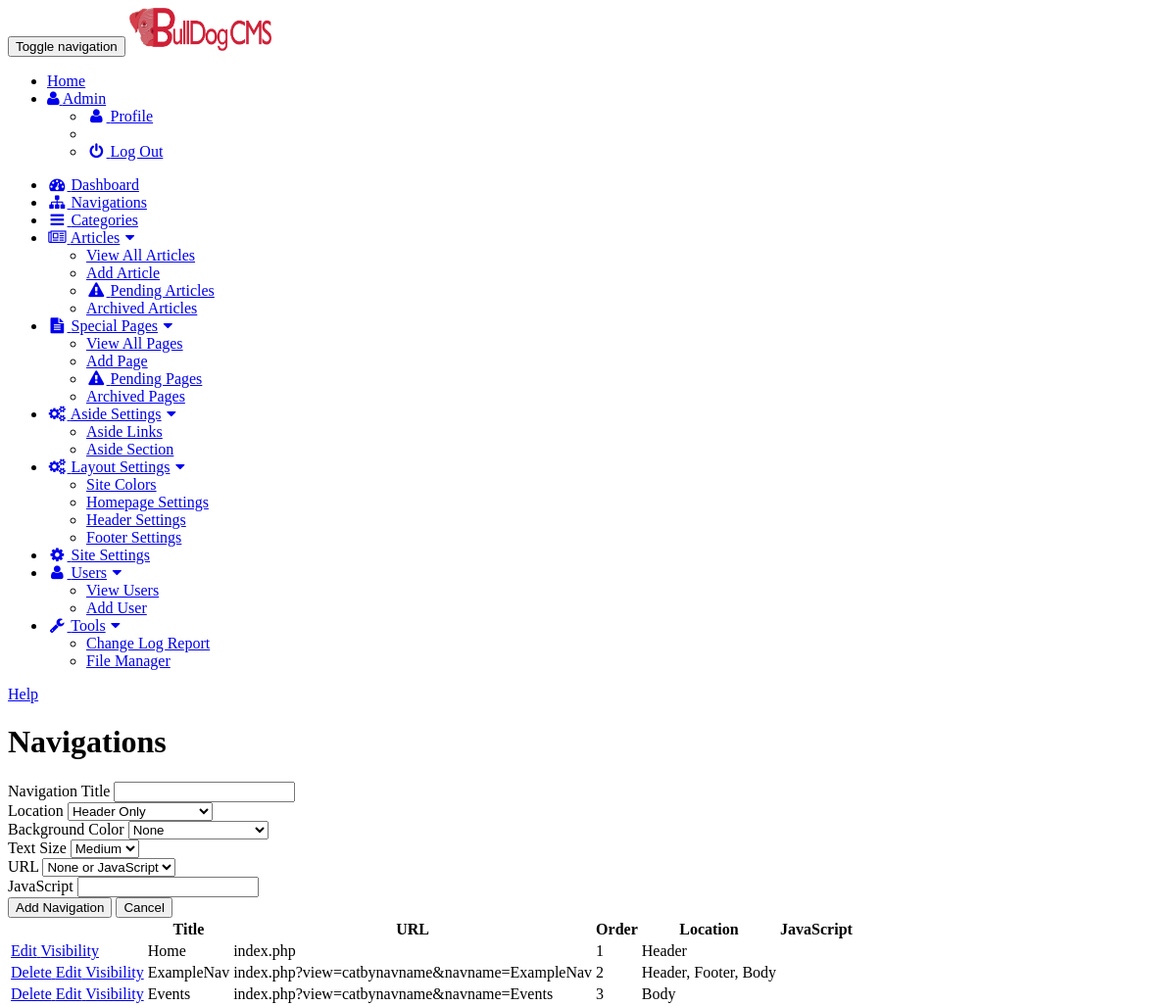
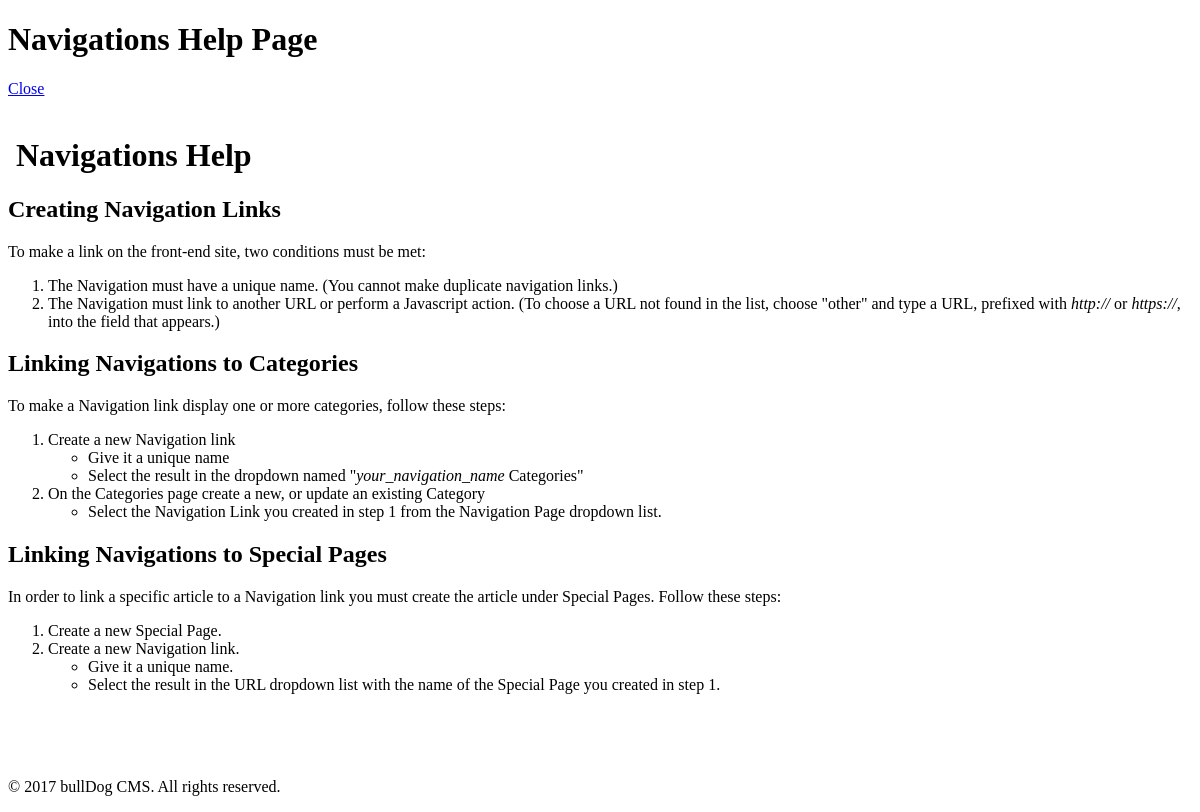
The page /bulldogcms/admin/index.php?view=navigations (signed in) on the database its author committed (2 pictures, top to bottom).
### tables this page shows
CREATE TABLE IF NOT EXISTS `navigations` (
  `navigationID` int(10) NOT NULL AUTO_INCREMENT,
  `navigationName` varchar(50) NOT NULL,
  `navigationURL` varchar(200) NOT NULL,
  `navigationLocation` tinyint(1) NOT NULL,
  `navigationOrder` int(2) NOT NULL,
  `navButtonColor` varchar(50) DEFAULT NULL,
  `navButtonSize` varchar(50) DEFAULT NULL,
  `navigationVisible` tinyint(1) NOT NULL,
  `navJavaScript` varchar(100) DEFAULT NULL,
  PRIMARY KEY (`navigationID`)
);

CREATE TABLE IF NOT EXISTS `helpPages` (
  `helpPageID` int(10) NOT NULL AUTO_INCREMENT,
  `helpPageTitle` varchar(255) NOT NULL,
  `helpPageContent` text NOT NULL,
  PRIMARY KEY (`helpPageID`)
);

### bulldogcms/admin/includes/functions/adminFunctionsNavigations.php (the view, shortened to what this page needs)
                <?php
function listNavigations() {
    global $connection;
    $siteSettingsQuery = "SELECT * FROM siteSettings WHERE siteSettingID = '1'";
    $selectSiteSettings = mysqli_query($connection, $siteSettingsQuery);
    while($row = mysqli_fetch_assoc($selectSiteSettings)) {
        $perPage = $row['paginationLength'];
    }
    if (isset($_GET['page'])){
        $page = $_GET['page'];
    }
    else {
        $page = 1;
    }
    if($page == "" || $page == 1){
        $page1 = 0;
    }
    else {
        $page1 = ($page * $perPage) - $perPage;
    }
    $query = "SELECT * FROM navigations ORDER BY navigationOrder LIMIT $page1, $perPage";
    $selectNavigations = mysqli_query($connection, $query);
    while($row = mysqli_fetch_assoc($selectNavigations)) {
        $navigationID = $row['navigationID'];
        $navigationName = htmlentities($row['navigationName'], ENT_QUOTES, 'UTF-8');
        $navigationURL = htmlentities($row['navigationURL'], ENT_QUOTES, 'UTF-8');
        $navigationOrder = $row['navigationOrder'];
        $navigationVisible = $row['navigationVisible'];
        $navigationLocation = $row['navigationLocation'];
        $navJavaScript = $row['navJavaScript'];
        echo "<tr>";
        echo "<td>";
        if($navigationID  != '1'){
            echo   "<a href ='index.php?view=navigations&delete={$navigationID}&name={$navigationName}' data-toggle='tooltip' title='Delete'
                onClick=\"javascript:return confirm('Are you sure you want to delete this?');\">
			<span class='glyphicon glyphicon-trash'></span><span class='sr-only'>Delete</span></a>";}
        echo "<a href ='index.php?view=navedit&edit={$navigationID}&name={$navigationName}' data-toggle='tooltip' title='Edit'>
	        <span class='glyphicon glyphicon-pencil'></span><span class='sr-only'>Edit</span></a>";
        if ($navigationVisible == '0'){
            echo "<a href='index.php?view=navigations&setvisibleyes={$navigationID}&name={$navigationName}' data-toggle='tooltip' title='Turn Visibility ON'>
            <span class='glyphicon glyphicon-eye-close'></span><span class='sr-only'>Visibility</span></a></td>";
        }else{
            echo "<a href='index.php?view=navigations&setvisibleno={$navigationID}&name={$navigationName}' data-toggle='tooltip' title='Turn Visibility OFF'>
            <span class='glyphicon glyphicon-eye-open'></span><span class='sr-only'>Visibility</span></a></td>";
        }
        echo "<td>{$navigationName}</td>";
        echo "<td>{$navigationURL}</td>";
        echo "<td>{$navigationOrder}</td>";
        if ($navigationLocation == "1"){
            echo "<td>Header</td>";
        }
        elseif ($navigationLocation == "2"){
            echo "<td>Header, Footer</td>";
        }
        elseif ($navigationLocation == "3") {
            echo "<td>Header, Footer, Body</td>";
        }
        elseif ($navigationLocation == "4") {
            echo "<td>Body</td>";
        }
        elseif ($navigationLocation == "5") {
            echo "<td>Footer</td>";
        }
        else {
            echo "<td>$navigationLocation</td>";
        }
        echo "<td>{$navJavaScript}</td>";
        echo "</tr>";
    }
}
            ?>

### bulldogcms/admin/includes/functions/adminFunctionsHelpPages.php (shortened to what this page needs)
<?php
function helpPageView($helpPageID) {
    global $connection;
    echo "<div class='cd-panel from-right'>";
    $query = "SELECT * FROM helpPages WHERE helpPageID = $helpPageID ";
    $selectHelpPages = mysqli_query($connection, $query);
    while($row = mysqli_fetch_assoc($selectHelpPages)) {
        $helpPageTitle = $row['helpPageTitle'];
        $helpPageContent = $row['helpPageContent'];
    }
    ?>
    <header class="cd-panel-header">
        <h1><?php echo $helpPageTitle ?></h1>
        <a href="#0" class="cd-panel-close">Close</a>
    </header>
    <div class="cd-panel-container">
        <div class="cd-panel-content">
            <div class="row">
                <div class="col-xs-12 dont-break-out">
                    <?php echo $helpPageContent?>
                </div>
            </div>
        </div>
    </div>
    </div>
<?php mysqli_close($connection);
}
        ?>

### rows shown on the page
navigations: navigationName "Home", navigationURL "index.php", navigationOrder "1", navigationLocation "Header"
navigations: navigationName "ExampleNav", navigationURL "index.php?view=catbynavname&navname=ExampleNav", navigationOrder "2", navigationLocation "Header, Footer, Body"
navigations: navigationName "Events", navigationURL "index.php?view=catbynavname&navname=Events", navigationOrder "3", navigationLocation "Body"
helppages: helpPageTitle "Navigations Help Page", helpPageContent "Navigations Help Creating Navigation Links To make a link on the front-end site, two conditions must be met: The Navigation must have a unique name. (You cannot make duplicate navigation links.) The Navigation must link to another URL or perform a Javascript action. (To choose a URL not found in the list, choose \"other\" and type a URL, prefixed with http:// or https:// , into the field that appears.) Linking Navigations to Categories To make a Navigation link display one or more categories, follow these steps: Create a new Navigation link Give it a unique name Select the result in the dropdown named \" your_navigation_name Categories\" On the Categories page create a new, or update an…"

### other values the page prints
$_SESSION['fullName'] "Admin"
